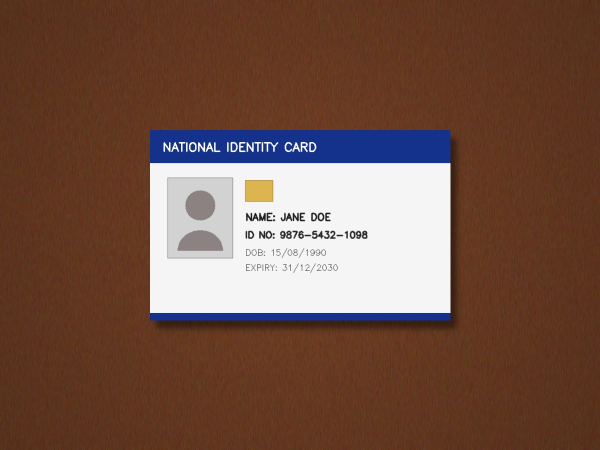
#> input picture test_images/cards/card_01_straight_front.jpg, 1200 x 900 px (shown at 1/2 size); its folder holds only this picture in this run
$ python -i enhancement.py   (imports and definitions only)
#> lines starting #> are read from the running program, lines starting #| are printed output that depends on the picture; after the words box and inside, x2 and y2 are one past the last pixel; in counts of white or black regions, pixels touching at a corner belong together
### app/utils/logger.py
"""
Structured, Privacy-Preserving Logging for QenBel Smart Formatter.
"""
import logging
import sys
from logging.handlers import RotatingFileHandler
from pathlib import Path
from app.core.config import AppPaths

_logger = None


def setup_logger(name: str = "qenbel") -> logging.Logger:
    """Configures and returns the application logger."""
#> called with name = 'qenbel'
    global _logger
    if _logger is not None:
        return _logger

    AppPaths.ensure_directories()
#> (this line was passed over: app is not available in this run)
#> further down, picture is the input picture: shape (900, 1200, 3); mean B, G, R 69.5, 83.7, 115.7
    log_file = AppPaths.LOGS_DIR / "qenbel_formatter.log"

    logger = logging.getLogger(name)
    logger.setLevel(logging.DEBUG)

    # Avoid duplicate handlers
    if not logger.handlers:
        # Formatter
        formatter = logging.Formatter(
            "[%(asctime)s] [%(levelname)s] [%(name)s:%(funcName)s:%(lineno)d] - %(message)s",
            datefmt="%Y-%m-%d %H:%M:%S"
        )

        # File Handler (Max 5MB, keep 3 backups)
        file_handler = RotatingFileHandler(
            log_file, maxBytes=5 * 1024 * 1024, backupCount=3, encoding="utf-8"
        )
        file_handler.setLevel(logging.DEBUG)
        file_handler.setFormatter(formatter)
        logger.addHandler(file_handler)

        # Console Handler (INFO level)
        console_handler = logging.StreamHandler(sys.stdout)
        console_handler.setLevel(logging.INFO)
        console_handler.setFormatter(formatter)
        logger.addHandler(console_handler)

    _logger = logger
    return logger


def get_logger(module_name: str = "") -> logging.Logger:
    """Get child logger with module prefix."""
    base_logger = setup_logger()
    if module_name:
        return base_logger.getChild(module_name)
    return base_logger

### app/processing/enhancement.py
"""
Print Enhancement Filters for Documents and Cards.
Provides crisp document enhancement, auto-levels, and clean black-and-white print modes.
"""
import cv2
import numpy as np

from app.core.models import EnhancementMode
from app.utils.logger import get_logger

# [1 line that did not run here, left out]


class ImageEnhancer:
    """Enhancement filters specifically optimized for document and ID card printing."""

    # [54 lines left out: functions apply, document_crisp, auto_levels, not called in this run]

    @staticmethod
    def high_contrast_bw(image: np.ndarray) -> np.ndarray:
        """
        Adaptive Gaussian thresholding for ultra-crisp monochrome documents,
        invoices, receipts, and forms.
        """
        gray = cv2.cvtColor(image, cv2.COLOR_BGR2GRAY)
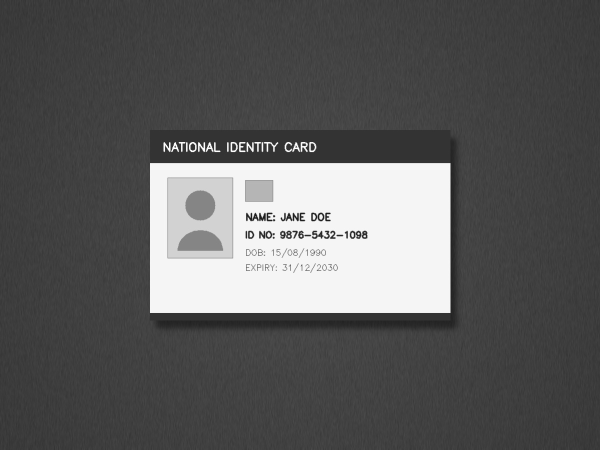
#> gray: shape (900, 1200) (shown at 1/2 size); min 25, max 255, mean 91.7
        # Background illumination estimation using large morphological opening or blur
        bg = cv2.GaussianBlur(gray, (25, 25), 0)
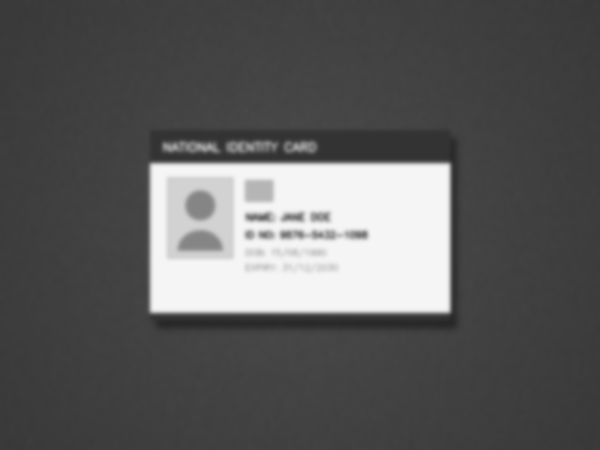
#> bg: shape (900, 1200) (shown at 1/2 size); min 39, max 245, mean 91.7
        diff = cv2.absdiff(gray, bg)
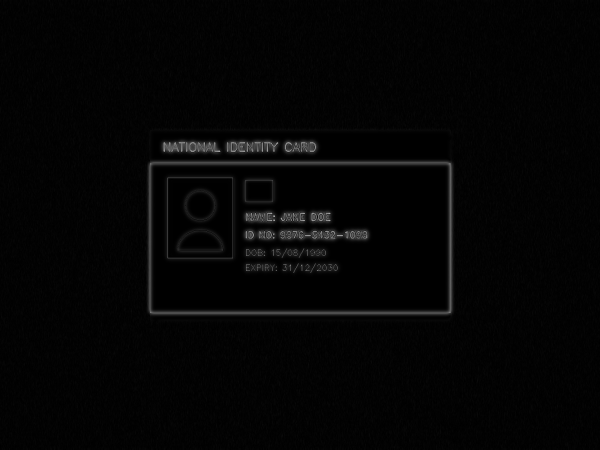
#> diff: shape (900, 1200) (shown at 1/2 size); min 0, max 179, mean 4.2
        # Adaptive threshold
        bw = cv2.adaptiveThreshold(
            gray, 255, cv2.ADAPTIVE_THRESH_GAUSSIAN_C, cv2.THRESH_BINARY, 21, 10
        )
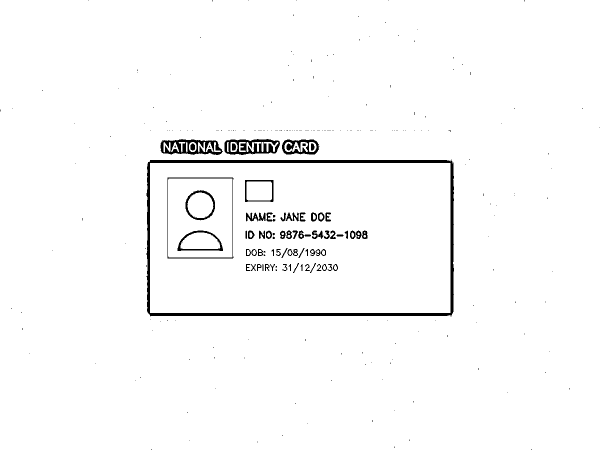
#> bw: shape (900, 1200) (shown at 1/2 size); 97.7% white; 290 black regions (221 under 20 px), largest, box (x1, y1, x2, y2) and area: (293, 319, 908, 633) 10757, (321, 278, 446, 310) 2114, (448, 278, 560, 310) 1959
        # Convert 1-channel binary to 3-channel BGR for consistent pipeline handling
        return cv2.cvtColor(bw, cv2.COLOR_GRAY2BGR)

>>> import cv2
>>> picture = cv2.imread('../../test_images/cards/card_01_straight_front.jpg')
>>> result = ImageEnhancer().high_contrast_bw(picture)
